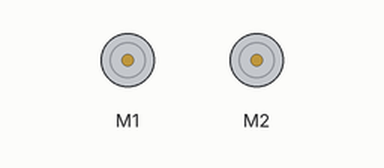
Recording of a sketch running on a simulated Arduino Uno, built with avr-gcc and run on an emulated ATmega328P. Shown: 2 × DC motor (green arrow = forward, orange = backward, longer = faster). What the sketch prints to the serial monitor is not drawn.

Above: at 10.7 s.
Timing chart, 0 to 14.6 s (numbered marks = the images above):
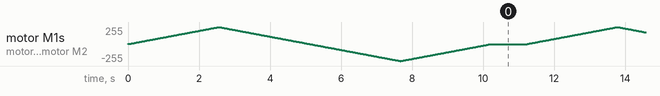

The sketch:

af_motor_shield.ino
```cpp
// (licence header left out)
// Modified for use with a brownbag on low rent robots

#include <AFMotor.h>

AF_DCMotor motor1(1);
AF_DCMotor motor2(2);

void setup() {
  Serial.begin(9600);           // set up Serial library at 9600 bps
  Serial.println("Motor test!");

  // turn on motor
  motor1.setSpeed(200);
  motor2.setSpeed(200);

  motor1.run(RELEASE);
  motor2.run(RELEASE);
}

void loop() {
  uint8_t i;

  Serial.print("tick");

  motor1.run(FORWARD);
  motor2.run(FORWARD);
  for (i=0; i<255; i++) {
    motor1.setSpeed(i);
    motor2.setSpeed(i);
    delay(10);
 }

  for (i=255; i!=0; i--) {
    motor1.setSpeed(i);
    motor2.setSpeed(i);
    delay(10);
 }

  Serial.print("tock");

  motor1.run(BACKWARD);
  motor2.run(BACKWARD);
  for (i=0; i<255; i++) {
    motor1.setSpeed(i);
    motor2.setSpeed(i);
    delay(10);
 }

  for (i=255; i!=0; i--) {
    motor1.setSpeed(i);
    motor2.setSpeed(i);
    delay(10);
 }


  Serial.print("tech");
  motor1.run(RELEASE);
  motor2.run(RELEASE);
  delay(1000);
}
```
